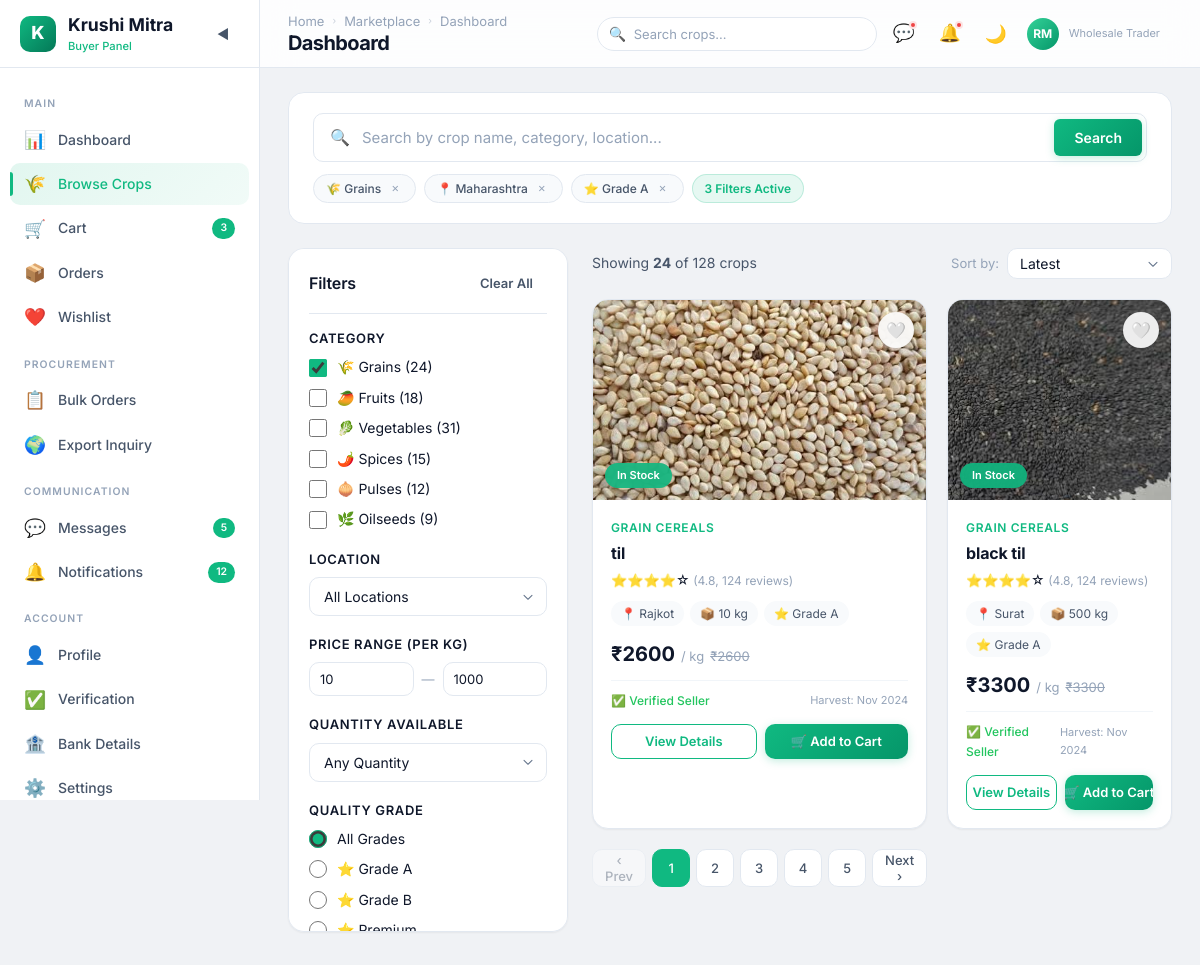
/buyer/browse-crops/ (signed in), run on an earlier commit of the app's database.
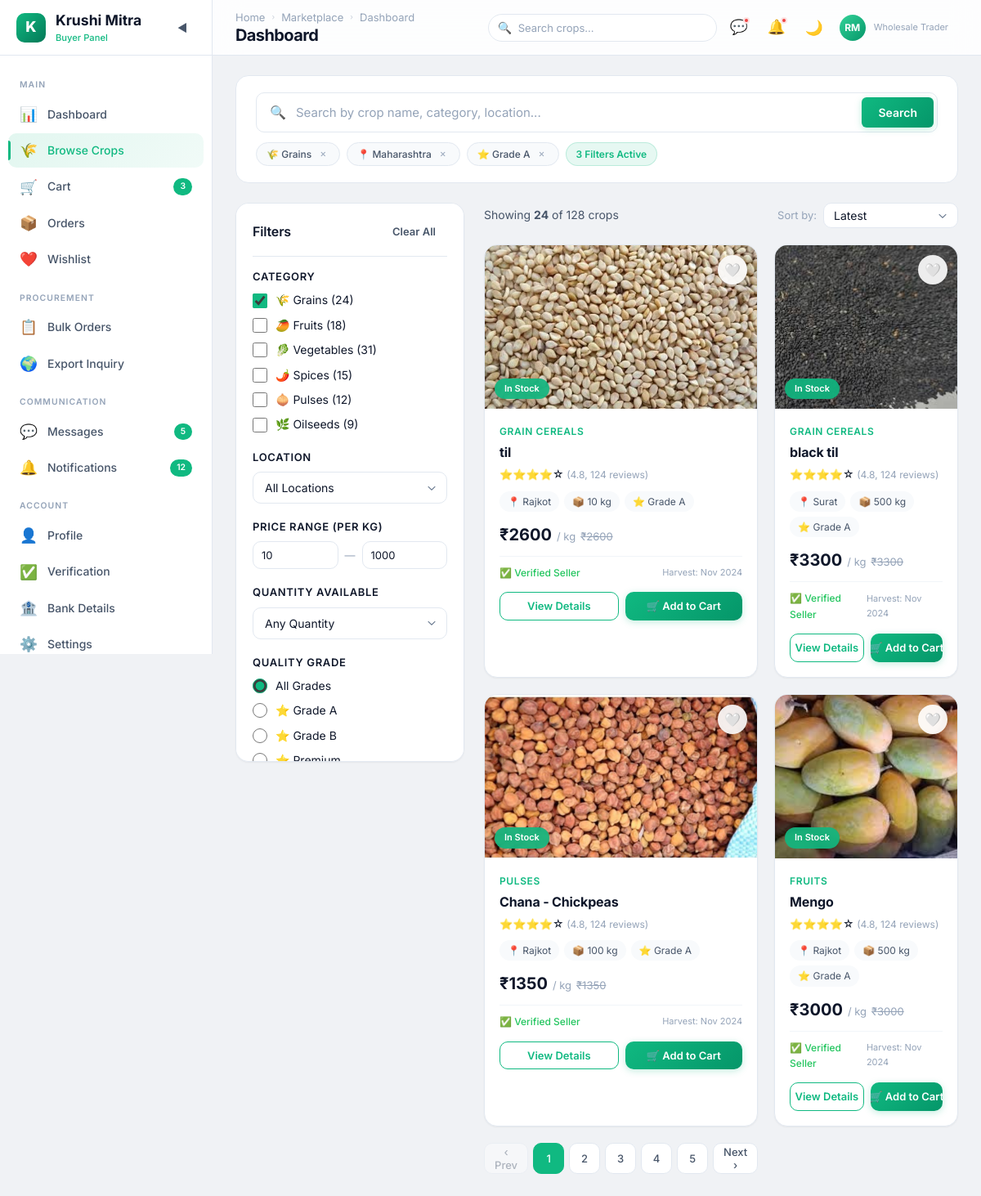
And on a later commit of the database.
### farmer/models.py (models this page shows)
class crop(models.Model):
    CATEGORY_CHOICES = (
        ('grain cereals', 'Grain cereals'),
        ('vegetables', 'Vegetables'),
        ('fruits', 'Fruits'),
        ('pulses', 'Pulses'),
        ('spices', 'Spices'),
        ('cotton', 'Cotton'),
    )
    user = models.ForeignKey(User,on_delete=models.CASCADE,related_name="seller")
    cropname = models.CharField(max_length=20)
    category = models.CharField(max_length=20 , choices = CATEGORY_CHOICES)
    quantity = models.IntegerField()
    price = models.IntegerField()
    description = models.TextField(null=True, blank=True)
    image = models.FileField(upload_to='crop/images/', null=True, blank=True)
    is_approved = models.BooleanField(default=False)
    created_at = models.DateTimeField(auto_now_add=True)
    def __str__(self):
        return f"{self.user} --> {self.cropname}"

class User(AbstractUser):
    ROLE_CHOICES = (
        ('Farmer', 'Farmer'),
        ('Buyer', 'Buyer'),
        ('Subadmin', 'Subadmin')
    )
    name = models.CharField(max_length=255)
    role = models.CharField(max_length=20, choices=ROLE_CHOICES)
    email = models.EmailField(unique=True,blank=True, null=True)
    city = models.CharField(max_length=100, blank=True, null=True)
    contact = models.CharField(max_length=10, unique=True , blank=True, null=True)
    password = models.CharField(max_length=128)
    is_active = models.BooleanField(default=False)
    def __str__(self):
        if self.email:
            return self.email
        elif self.contact:
            return self.contact
        return "No Data"

### farmer/views.py (the view)
        def wrapper(request, *args, **kwargs):
            if "contact" in request.session:
                try:
                    user = User.objects.get(contact=request.session['contact'])
                    request.uid = user
                    if user.role not in allowed_roles:
                        messages.error(request, "Access Denied")
                        return redirect('login')
                    return view_function(request, *args, **kwargs)
                except User.DoesNotExist:
                    return redirect('login')
            return redirect('login')

### buyer/views.py (called while the page is built)
@check_login(['Buyer'])
def buyer_browse_crops(request):
    all_crops = crop.objects.filter(is_approved = True)
    print("==================>",all_crops)
    context = {'all_crops' : all_crops}
    return render(request, "buyer/browse-crops.html",context)

### farmer/views.py (called while the page is built)
def check_login(allowed_roles):
    def decorator(view_function):
        def wrapper(request, *args, **kwargs):
            if "contact" in request.session:
                try:
                    user = User.objects.get(contact=request.session['contact'])
                    request.uid = user
                    if user.role not in allowed_roles:
                        messages.error(request, "Access Denied")
                        return redirect('login')
                    return view_function(request, *args, **kwargs)
                except User.DoesNotExist:
                    return redirect('login')
            return redirect('login')
        return wrapper
    return decorator

### buyer/templates/buyer/browse-crops.html (shortened to what this page needs)
<!DOCTYPE html>
{% load static %}
<html lang="en" data-theme="light">
<head>
  <link rel="stylesheet" href="{% static 'buyer/css/style.css' %}">
  <link rel="stylesheet" href="{% static 'buyer/css/browse-crops.css' %}">
</head>
<body>
  <div class="app-layout">
    <aside class="sidebar">
      <div class="sidebar-header">
        <div class="sidebar-logo">
          <div class="sidebar-logo-icon">K</div>
          <div>
            <div class="sidebar-logo-text">Krushi Mitra</div>
            <span class="sidebar-logo-sub">Buyer Panel</span>
          </div>
        </div>
        <button class="sidebar-toggle">◀</button>
      </div>
      <nav class="sidebar-nav">
        <div class="sidebar-section-label">Main</div>
        <a href="{% url 'buyer_dashboard' %}" class="sidebar-item" data-tooltip="Dashboard"><span
            class="sidebar-item-icon">📊</span><span class="sidebar-item-text">Dashboard</span></a>
        <a href="{% url 'buyer_browse_crops' %}" class="sidebar-item active" data-tooltip="Browse Crops"><span
            class="sidebar-item-icon">🌾</span><span class="sidebar-item-text">Browse Crops</span></a>
        <a href="{% url 'buyer_cart' %}" class="sidebar-item" data-tooltip="Cart"><span
            class="sidebar-item-icon">🛒</span><span class="sidebar-item-text">Cart</span><span
            class="sidebar-item-badge">3</span></a>
        <a href="{% url 'buyer_orders' %}" class="sidebar-item" data-tooltip="Orders"><span
            class="sidebar-item-icon">📦</span><span class="sidebar-item-text">Orders</span></a>
        <a href="{% url 'buyer_wishlist' %}" class="sidebar-item" data-tooltip="Wishlist"><span
            class="sidebar-item-icon">❤️</span><span class="sidebar-item-text">Wishlist</span></a>
        <div class="sidebar-section-label">Procurement</div>
        <a href="{% url 'buyer_bulk_order' %}" class="sidebar-item" data-tooltip="Bulk Orders"><span
            class="sidebar-item-icon">📋</span><span class="sidebar-item-text">Bulk Orders</span></a>
        <a href="{% url 'buyer_export_inquiry' %}" class="sidebar-item" data-tooltip="Export Inquiry"><span
            class="sidebar-item-icon">🌍</span><span class="sidebar-item-text">Export Inquiry</span></a>
        <div class="sidebar-section-label">Communication</div>
        <a href="{% url 'buyer_messages' %}" class="sidebar-item" data-tooltip="Messages"><span
            class="sidebar-item-icon">💬</span><span class="sidebar-item-text">Messages</span><span
            class="sidebar-item-badge">5</span></a>
        <a href="{% url 'buyer_notifications' %}" class="sidebar-item" data-tooltip="Notifications"><span
            class="sidebar-item-icon">🔔</span><span class="sidebar-item-text">Notifications</span><span
            class="sidebar-item-badge">12</span></a>
        <div class="sidebar-section-label">Account</div>
        <a href="{% url 'buyer_profile' %}" class="sidebar-item" data-tooltip="Profile"><span
            class="sidebar-item-icon">👤</span><span class="sidebar-item-text">Profile</span></a>
        <a href="{% url 'buyer_verification' %}" class="sidebar-item" data-tooltip="Verification"><span
            class="sidebar-item-icon">✅</span><span class="sidebar-item-text">Verification</span></a>
        <a href="{% url 'buyer_bank_details' %}" class="sidebar-item" data-tooltip="Bank Details"><span
            class="sidebar-item-icon">🏦</span><span class="sidebar-item-text">Bank Details</span></a>
        <a href="{% url 'buyer_settings' %}" class="sidebar-item" data-tooltip="Settings"><span
            class="sidebar-item-icon">⚙️</span><span class="sidebar-item-text">Settings</span></a>
      </nav>
    </aside>
    <div class="main-wrapper">
      <header class="navbar">
        <div class="navbar-left">
          <div>
            <div class="breadcrumb"><a href="{% url 'buyer_dashboard' %}">Home</a><span
                class="breadcrumb-sep">›</span><a href="{% url 'buyer_browse_crops' %}">Marketplace</a><span
                class="breadcrumb-sep">›</span><span class="current">Browse Crops</span></div>
            <h1 class="page-title">Browse Crops</h1>
          </div>
        </div>
        <div class="navbar-right">
          <div class="search-box"><span class="search-icon">🔍</span><input type="text" placeholder="Search crops..."
              aria-label="Search"></div>
          <a href="{% url 'buyer_messages' %}" class="nav-btn" title="Messages">💬<span class="badge-dot"></span></a>
          <a href="{% url 'buyer_notifications' %}" class="nav-btn" title="Notifications">🔔<span
              class="badge-dot"></span></a>
          <button class="theme-toggle">🌙</button>
          <div class="dropdown">
            <div class="profile-btn dropdown-trigger">
              <div class="profile-avatar">RM</div>
              <div>
                <div class="profile-role">Wholesale Trader</div>
              </div>
            </div>
          </div>
        </div>
      </header>
      <main class="main-content">
        <section class="browse-header page-reveal">
          <div class="browse-search-area">
            <div class="browse-search-box">
              <span class="browse-search-icon">🔍</span>
              <input type="text" class="browse-search-input" placeholder="Search by crop name, category, location..."
                aria-label="Search crops">
              <button class="btn btn-primary browse-search-btn">Search</button>
            </div>
            <div class="browse-search-tags">
              <span class="search-tag">🌾 Grains <button class="tag-remove">✕</button></span>
              <span class="search-tag">📍 Maharashtra <button class="tag-remove">✕</button></span>
              <span class="search-tag">⭐ Grade A <button class="tag-remove">✕</button></span>
              <span class="search-tag active-filters">3 Filters Active</span>
            </div>
          </div>
        </section>
        <div class="browse-layout page-reveal">
          <aside class="filter-sidebar card">
            <div class="filter-header">
              <h3 class="card-title">Filters</h3>
              <button class="btn btn-sm btn-ghost clear-filters">Clear All</button>
            </div>
            <div class="filter-section">
              <h4 class="filter-title">Category</h4>
              <div class="filter-options">
                <label class="form-check"><input type="checkbox" checked> 🌾 Grains (24)</label>
                <label class="form-check"><input type="checkbox"> 🥭 Fruits (18)</label>
                <label class="form-check"><input type="checkbox"> 🥬 Vegetables (31)</label>
                <label class="form-check"><input type="checkbox"> 🌶️ Spices (15)</label>
                <label class="form-check"><input type="checkbox"> 🧅 Pulses (12)</label>
                <label class="form-check"><input type="checkbox"> 🌿 Oilseeds (9)</label>
              </div>
            </div>
            <div class="filter-section">
              <h4 class="filter-title">Location</h4>
              <select class="form-select">
                <option>All Locations</option>
              </select>
            </div>
            <div class="filter-section">
              <h4 class="filter-title">Price Range (per kg)</h4>
              <div class="filter-range">
                <input type="number" class="form-input" placeholder="Min ₹" value="10">
                <span>—</span>
                <input type="number" class="form-input" placeholder="Max ₹" value="1000">
              </div>
            </div>
            <div class="filter-section">
              <h4 class="filter-title">Quantity Available</h4>
              <select class="form-select">
                <option>Any Quantity</option>
              </select>
            </div>
            <div class="filter-section">
              <h4 class="filter-title">Quality Grade</h4>
              <div class="filter-options">
                <label class="form-check"><input type="radio" name="grade" checked> All Grades</label>
                <label class="form-check"><input type="radio" name="grade"> ⭐ Grade A</label>
                <label class="form-check"><input type="radio" name="grade"> ⭐ Grade B</label>
                <label class="form-check"><input type="radio" name="grade"> ⭐ Premium</label>
              </div>
            </div>
          </aside>
          <div class="results-container">
            <div class="results-header">
              <div class="results-count">Showing <strong>24</strong> of 128 crops</div>
              <div class="results-sort">
                <label class="body-small text-muted">Sort by:</label>
                <select class="form-select" style="width:auto;padding:6px 30px 6px 12px;">
                  <option>Latest</option>
                </select>
              </div>
            </div>
            <div class="crop-grid">
              {%for crop in all_crops %}
              <div class="crop-card card card-float" data-crop>
                <div class="crop-card-img-wrapper">
                  <img src="{{crop.image.url}}" alt="Basmati Rice" loading="lazy">
                  <button class="wishlist-toggle">🤍</button>
                  <span class="crop-stock-badge in-stock">In Stock</span>
                </div>
                <div class="crop-card-body">
                  <div class="crop-card-category">{{crop.category}}</div>
                  <h3 class="crop-card-name">{{crop.cropname}}</h3>
                  <div class="crop-card-rating">⭐⭐⭐⭐☆ <span class="rating-count">(4.8, 124 reviews)</span></div>
                  <div class="crop-card-details">
                    <span class="crop-detail">📍 {{crop.user.city}}</span>
                    <span class="crop-detail">📦 {{crop.quantity}} kg</span>
                    <span class="crop-detail">⭐ Grade A</span>
                  </div>
                  <div class="crop-card-price">
                    <span class="price">₹{{crop.price}}</span>
                    <span class="price-unit">/ kg</span>
                    <span class="price-discount">₹{{crop.price}}</span>
                  </div>
                  <div class="crop-card-footer">
                    <span class="crop-seller-status">✅ Verified Seller</span>
                    <span class="crop-harvest">Harvest: Nov 2024</span>
                  </div>
                  <div class="crop-card-actions">
                    <a href="{% url 'buyer_crop_details' pk=crop.id %}" class="btn btn-outline btn-sm flex-1">View
                      Details</a>
                    <a href="{% url 'buyer_cart' %}" class="btn btn-primary btn-sm flex-1">🛒 Add to Cart</a>
                  </div>
                </div>
              </div>
              {%endfor%}
              <div class="pagination">
                <button class="page-btn disabled">‹ Prev</button>
                <button class="page-btn active">1</button>
                <button class="page-btn">2</button>
                <button class="page-btn">3</button>
                <button class="page-btn">4</button>
                <button class="page-btn">5</button>
                <button class="page-btn">Next ›</button>
              </div>
            </div>
          </div>
      </main>
    </div>
  </div>
</body>
</html>

What changed in the data, as far as the page shows it:
added crop: image (picture), category "PULSES", cropname "Chana - Chickpeas", user.city "Rajkot", quantity "100", price "1350"
added crop: image (picture), category "FRUITS", cropname "Mengo", user.city "Rajkot", quantity "500", price "3000"
